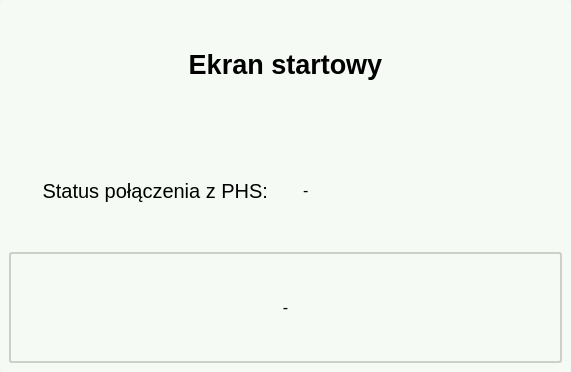
<?xml version="1.0" encoding="UTF-8"?>
<ui version="4.0">
 <class>StartWindow</class>
 <widget class="QDialog" name="StartWindow">
  <property name="geometry">
   <rect>
    <x>0</x>
    <y>0</y>
    <width>571</width>
    <height>372</height>
   </rect>
  </property>
  <property name="windowTitle">
   <string>Dialog</string>
  </property>
  <property name="styleSheet">
   <string notr="true">QLabel{
	padding:10px;
}</string>
  </property>
  <property name="windowFilePath">
   <string/>
  </property>
  <layout class="QGridLayout" name="gridLayout_2">
   <property name="leftMargin">
    <number>0</number>
   </property>
   <property name="topMargin">
    <number>0</number>
   </property>
   <property name="rightMargin">
    <number>0</number>
   </property>
   <property name="bottomMargin">
    <number>0</number>
   </property>
   <property name="horizontalSpacing">
    <number>6</number>
   </property>
   <item row="0" column="0">
    <widget class="QFrame" name="frame">
     <property name="styleSheet">
      <string notr="true">QFrame {
border-radius: 3px;
background-color: #F5FBF4;
}</string>
     </property>
     <property name="frameShape">
      <enum>QFrame::StyledPanel</enum>
     </property>
     <property name="frameShadow">
      <enum>QFrame::Raised</enum>
     </property>
     <layout class="QGridLayout" name="gridLayout">
      <item row="2" column="0">
       <widget class="QLabel" name="label">
        <property name="font">
         <font>
          <pointsize>15</pointsize>
         </font>
        </property>
        <property name="styleSheet">
         <string notr="true">border: none;</string>
        </property>
        <property name="text">
         <string>Status połączenia z PHS:</string>
        </property>
        <property name="alignment">
         <set>Qt::AlignRight|Qt::AlignTrailing|Qt::AlignVCenter</set>
        </property>
       </widget>
      </item>
      <item row="3" column="0" colspan="2">
       <widget class="QLabel" name="komunikaty">
        <property name="font">
         <font>
          <pointsize>12</pointsize>
         </font>
        </property>
        <property name="styleSheet">
         <string notr="true">border: 2px solid #CCD0C8;</string>
        </property>
        <property name="text">
         <string>-</string>
        </property>
        <property name="alignment">
         <set>Qt::AlignCenter</set>
        </property>
        <property name="wordWrap">
         <bool>true</bool>
        </property>
       </widget>
      </item>
      <item row="1" column="0">
       <widget class="Line" name="line">
        <property name="orientation">
         <enum>Qt::Horizontal</enum>
        </property>
       </widget>
      </item>
      <item row="0" column="0" colspan="2">
       <widget class="QLabel" name="label_3">
        <property name="font">
         <font>
          <pointsize>20</pointsize>
          <weight>75</weight>
          <bold>true</bold>
         </font>
        </property>
        <property name="text">
         <string>Ekran startowy</string>
        </property>
        <property name="alignment">
         <set>Qt::AlignCenter</set>
        </property>
       </widget>
      </item>
      <item row="2" column="1">
       <widget class="QLabel" name="statusPhs">
        <property name="font">
         <font>
          <pointsize>12</pointsize>
         </font>
        </property>
        <property name="styleSheet">
         <string notr="true">border: none;</string>
        </property>
        <property name="text">
         <string>-</string>
        </property>
       </widget>
      </item>
     </layout>
    </widget>
   </item>
  </layout>
 </widget>
 <resources/>
 <connections/>
</ui>
